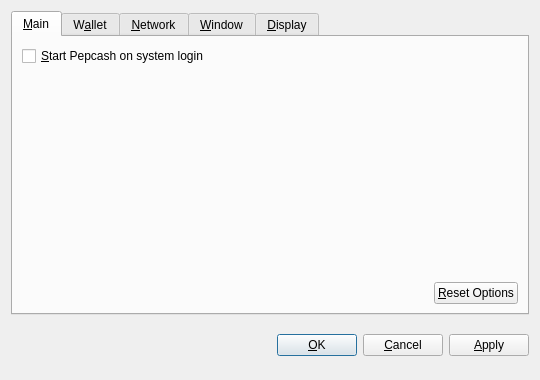
<?xml version="1.0" encoding="UTF-8"?>
<ui version="4.0">
 <class>OptionsDialog</class>
 <widget class="QDialog" name="OptionsDialog">
  <property name="geometry">
   <rect>
    <x>0</x>
    <y>0</y>
    <width>540</width>
    <height>380</height>
   </rect>
  </property>
  <property name="windowTitle">
   <string>Options</string>
  </property>
  <property name="modal">
   <bool>true</bool>
  </property>
  <layout class="QVBoxLayout" name="verticalLayout">
   <item>
    <widget class="QTabWidget" name="tabWidget">
     <property name="tabPosition">
      <enum>QTabWidget::North</enum>
     </property>
     <property name="currentIndex">
      <number>0</number>
     </property>
     <widget class="QWidget" name="tabMain">
      <attribute name="title">
       <string>&amp;Main</string>
      </attribute>
      <layout class="QVBoxLayout" name="verticalLayout_Main">
       <item>
        <widget class="QCheckBox" name="bitcoinAtStartup">
         <property name="toolTip">
          <string>Automatically start Pepcash after logging in to the system.</string>
         </property>
         <property name="text">
          <string>&amp;Start Pepcash on system login</string>
         </property>
        </widget>
       </item>
       <item>
        <spacer name="verticalSpacer_Main">
         <property name="orientation">
          <enum>Qt::Vertical</enum>
         </property>
         <property name="sizeHint" stdset="0">
          <size>
           <width>20</width>
           <height>40</height>
          </size>
         </property>
        </spacer>
       </item>
       <item>
        <layout class="QHBoxLayout" name="horizontalLayout_2_Main">
         <item>
          <spacer name="horizontalSpacer_2_Main">
           <property name="orientation">
            <enum>Qt::Horizontal</enum>
           </property>
           <property name="sizeHint" stdset="0">
            <size>
             <width>40</width>
             <height>20</height>
            </size>
           </property>
          </spacer>
         </item>
         <item>
          <widget class="QPushButton" name="resetButton">
           <property name="toolTip">
            <string>Reset all client options to default.</string>
           </property>
           <property name="text">
            <string>&amp;Reset Options</string>
           </property>
           <property name="autoDefault">
            <bool>false</bool>
           </property>
          </widget>
         </item>
        </layout>
       </item>
      </layout>
     </widget>
     <widget class="QWidget" name="tabWallet">
      <attribute name="title">
       <string>W&amp;allet</string>
      </attribute>
      <layout class="QVBoxLayout" name="verticalLayout_Network">
       <item>
        <widget class="QLabel" name="transactionFeeInfoLabel">
         <property name="text">
          <string>Optional transaction fee per kB that helps make sure your transactions are processed quickly. Most transactions are 1 kB.</string>
         </property>
         <property name="textFormat">
          <enum>Qt::PlainText</enum>
         </property>
         <property name="wordWrap">
          <bool>true</bool>
         </property>
        </widget>
       </item>
       <item>
        <layout class="QHBoxLayout" name="horizontalLayout_1_Main">
         <item>
          <widget class="QLabel" name="transactionFeeLabel">
           <property name="text">
            <string>Pay transaction &amp;fee</string>
           </property>
           <property name="textFormat">
            <enum>Qt::PlainText</enum>
           </property>
           <property name="buddy">
            <cstring>transactionFee</cstring>
           </property>
          </widget>
         </item>
         <item>
          <widget class="BitcoinAmountField" name="transactionFee"/>
         </item>
         <item>
          <spacer name="horizontalSpacer_1_Main">
           <property name="orientation">
            <enum>Qt::Horizontal</enum>
           </property>
           <property name="sizeHint" stdset="0">
            <size>
             <width>40</width>
             <height>20</height>
            </size>
           </property>
          </spacer>
         </item>
        </layout>
       </item>
       <item>
        <widget class="QLabel" name="label">
         <property name="text">
          <string>If you disable the spending of unconfirmed change, the change from a transaction cannot be used until that transaction has at least one confirmation. This also affects how your balance is computed.</string>
         </property>
         <property name="wordWrap">
          <bool>true</bool>
         </property>
        </widget>
       </item>
       <item>
        <widget class="QCheckBox" name="spendZeroConfChange">
         <property name="text">
          <string>Spend unconfirmed change  (experts only)</string>
         </property>
        </widget>
       </item>
       <item>
        <spacer name="verticalSpacer">
         <property name="orientation">
          <enum>Qt::Vertical</enum>
         </property>
         <property name="sizeHint" stdset="0">
          <size>
           <width>20</width>
           <height>40</height>
          </size>
         </property>
        </spacer>
       </item>
      </layout>
     </widget>
     <widget class="QWidget" name="tabNetwork">
      <attribute name="title">
       <string>&amp;Network</string>
      </attribute>
      <layout class="QVBoxLayout" name="verticalLayout_Network">
       <item>
        <widget class="QCheckBox" name="mapPortUpnp">
         <property name="toolTip">
          <string>Automatically open the Pepcash client port on the router. This only works when your router supports UPnP and it is enabled.</string>
         </property>
         <property name="text">
          <string>Map port using &amp;UPnP</string>
         </property>
        </widget>
       </item>
       <item>
        <widget class="QCheckBox" name="connectSocks">
         <property name="toolTip">
          <string>Connect to the Pepcash network through a SOCKS proxy (e.g. when connecting through Tor).</string>
         </property>
         <property name="text">
          <string>&amp;Connect through SOCKS proxy:</string>
         </property>
        </widget>
       </item>
       <item>
        <layout class="QHBoxLayout" name="horizontalLayout_Network">
         <item>
          <widget class="QLabel" name="proxyIpLabel">
           <property name="text">
            <string>Proxy &amp;IP:</string>
           </property>
           <property name="textFormat">
            <enum>Qt::PlainText</enum>
           </property>
           <property name="buddy">
            <cstring>proxyIp</cstring>
           </property>
          </widget>
         </item>
         <item>
          <widget class="QValidatedLineEdit" name="proxyIp">
           <property name="maximumSize">
            <size>
             <width>140</width>
             <height>16777215</height>
            </size>
           </property>
           <property name="toolTip">
            <string>IP address of the proxy (e.g. 127.0.0.1)</string>
           </property>
          </widget>
         </item>
         <item>
          <widget class="QLabel" name="proxyPortLabel">
           <property name="text">
            <string>&amp;Port:</string>
           </property>
           <property name="textFormat">
            <enum>Qt::PlainText</enum>
           </property>
           <property name="buddy">
            <cstring>proxyPort</cstring>
           </property>
          </widget>
         </item>
         <item>
          <widget class="QLineEdit" name="proxyPort">
           <property name="maximumSize">
            <size>
             <width>55</width>
             <height>16777215</height>
            </size>
           </property>
           <property name="toolTip">
            <string>Port of the proxy (e.g. 9050)</string>
           </property>
          </widget>
         </item>
         <item>
          <widget class="QLabel" name="socksVersionLabel">
           <property name="text">
            <string>SOCKS &amp;Version:</string>
           </property>
           <property name="textFormat">
            <enum>Qt::PlainText</enum>
           </property>
           <property name="buddy">
            <cstring>socksVersion</cstring>
           </property>
          </widget>
         </item>
         <item>
          <widget class="QValueComboBox" name="socksVersion">
           <property name="toolTip">
            <string>SOCKS version of the proxy (e.g. 5)</string>
           </property>
          </widget>
         </item>
         <item>
          <spacer name="horizontalSpacer_Network">
           <property name="orientation">
            <enum>Qt::Horizontal</enum>
           </property>
           <property name="sizeHint" stdset="0">
            <size>
             <width>40</width>
             <height>20</height>
            </size>
           </property>
          </spacer>
         </item>
        </layout>
       </item>
       <item>
        <spacer name="verticalSpacer_Network">
         <property name="orientation">
          <enum>Qt::Vertical</enum>
         </property>
         <property name="sizeHint" stdset="0">
          <size>
           <width>20</width>
           <height>40</height>
          </size>
         </property>
        </spacer>
       </item>
      </layout>
     </widget>
     <widget class="QWidget" name="tabWindow">
      <attribute name="title">
       <string>&amp;Window</string>
      </attribute>
      <layout class="QVBoxLayout" name="verticalLayout_Window">
       <item>
        <widget class="QCheckBox" name="minimizeToTray">
         <property name="toolTip">
          <string>Show only a tray icon after minimizing the window.</string>
         </property>
         <property name="text">
          <string>&amp;Minimize to the tray instead of the taskbar</string>
         </property>
        </widget>
       </item>
       <item>
        <widget class="QCheckBox" name="minimizeOnClose">
         <property name="toolTip">
          <string>Minimize instead of exit the application when the window is closed. When this option is enabled, the application will be closed only after selecting Quit in the menu.</string>
         </property>
         <property name="text">
          <string>M&amp;inimize on close</string>
         </property>
        </widget>
       </item>
       <item>
        <spacer name="verticalSpacer_Window">
         <property name="orientation">
          <enum>Qt::Vertical</enum>
         </property>
         <property name="sizeHint" stdset="0">
          <size>
           <width>20</width>
           <height>40</height>
          </size>
         </property>
        </spacer>
       </item>
      </layout>
     </widget>
     <widget class="QWidget" name="tabDisplay">
      <attribute name="title">
       <string>&amp;Display</string>
      </attribute>
      <layout class="QVBoxLayout" name="verticalLayout_Display">
       <item>
        <layout class="QHBoxLayout" name="horizontalLayout_1_Display">
         <item>
          <widget class="QLabel" name="langLabel">
           <property name="text">
            <string>User Interface &amp;language:</string>
           </property>
           <property name="textFormat">
            <enum>Qt::PlainText</enum>
           </property>
           <property name="buddy">
            <cstring>lang</cstring>
           </property>
          </widget>
         </item>
         <item>
          <widget class="QValueComboBox" name="lang">
           <property name="toolTip">
            <string>The user interface language can be set here. This setting will take effect after restarting Pepcash.</string>
           </property>
          </widget>
         </item>
        </layout>
       </item>
       <item>
        <layout class="QHBoxLayout" name="horizontalLayout_2_Display">
         <item>
          <widget class="QLabel" name="unitLabel">
           <property name="text">
            <string>&amp;Unit to show amounts in:</string>
           </property>
           <property name="textFormat">
            <enum>Qt::PlainText</enum>
           </property>
           <property name="buddy">
            <cstring>unit</cstring>
           </property>
          </widget>
         </item>
         <item>
          <widget class="QValueComboBox" name="unit">
           <property name="toolTip">
            <string>Choose the default subdivision unit to show in the interface and when sending coins.</string>
           </property>
          </widget>
         </item>
        </layout>
       </item>
       <item>
        <widget class="QCheckBox" name="displayAddresses">
         <property name="toolTip">
          <string>Whether to show Pepcash addresses in the transaction list or not.</string>
         </property>
         <property name="text">
          <string>&amp;Display addresses in transaction list</string>
         </property>
        </widget>
       </item>
       <item>
        <widget class="QCheckBox" name="coinControlFeatures">
         <property name="toolTip">
          <string>Whether to show coin control features or not.</string>
         </property>
         <property name="text">
          <string>Display coin &amp;control features (experts only!)</string>
         </property>
        </widget>
       </item>
       <item>
        <spacer name="verticalSpacer_Display">
         <property name="orientation">
          <enum>Qt::Vertical</enum>
         </property>
         <property name="sizeHint" stdset="0">
          <size>
           <width>20</width>
           <height>40</height>
          </size>
         </property>
        </spacer>
       </item>
      </layout>
     </widget>
    </widget>
   </item>
   <item>
    <layout class="QHBoxLayout" name="horizontalLayout_Buttons">
     <item>
      <spacer name="horizontalSpacer_1">
       <property name="orientation">
        <enum>Qt::Horizontal</enum>
       </property>
       <property name="sizeHint" stdset="0">
        <size>
         <width>40</width>
         <height>48</height>
        </size>
       </property>
      </spacer>
     </item>
     <item>
      <widget class="QLabel" name="statusLabel">
       <property name="font">
        <font>
         <weight>75</weight>
         <bold>true</bold>
        </font>
       </property>
       <property name="text">
        <string/>
       </property>
       <property name="textFormat">
        <enum>Qt::PlainText</enum>
       </property>
       <property name="wordWrap">
        <bool>true</bool>
       </property>
      </widget>
     </item>
     <item>
      <spacer name="horizontalSpacer_2">
       <property name="orientation">
        <enum>Qt::Horizontal</enum>
       </property>
       <property name="sizeHint" stdset="0">
        <size>
         <width>40</width>
         <height>48</height>
        </size>
       </property>
      </spacer>
     </item>
     <item>
      <widget class="QPushButton" name="okButton">
       <property name="text">
        <string>&amp;OK</string>
       </property>
      </widget>
     </item>
     <item>
      <widget class="QPushButton" name="cancelButton">
       <property name="text">
        <string>&amp;Cancel</string>
       </property>
       <property name="autoDefault">
        <bool>false</bool>
       </property>
      </widget>
     </item>
     <item>
      <widget class="QPushButton" name="applyButton">
       <property name="text">
        <string>&amp;Apply</string>
       </property>
       <property name="autoDefault">
        <bool>false</bool>
       </property>
      </widget>
     </item>
    </layout>
   </item>
  </layout>
 </widget>
 <customwidgets>
  <customwidget>
   <class>BitcoinAmountField</class>
   <extends>QSpinBox</extends>
   <header>bitcoinamountfield.h</header>
  </customwidget>
  <customwidget>
   <class>QValueComboBox</class>
   <extends>QComboBox</extends>
   <header>qvaluecombobox.h</header>
  </customwidget>
  <customwidget>
   <class>QValidatedLineEdit</class>
   <extends>QLineEdit</extends>
   <header>qvalidatedlineedit.h</header>
  </customwidget>
 </customwidgets>
 <resources/>
 <connections/>
</ui>
